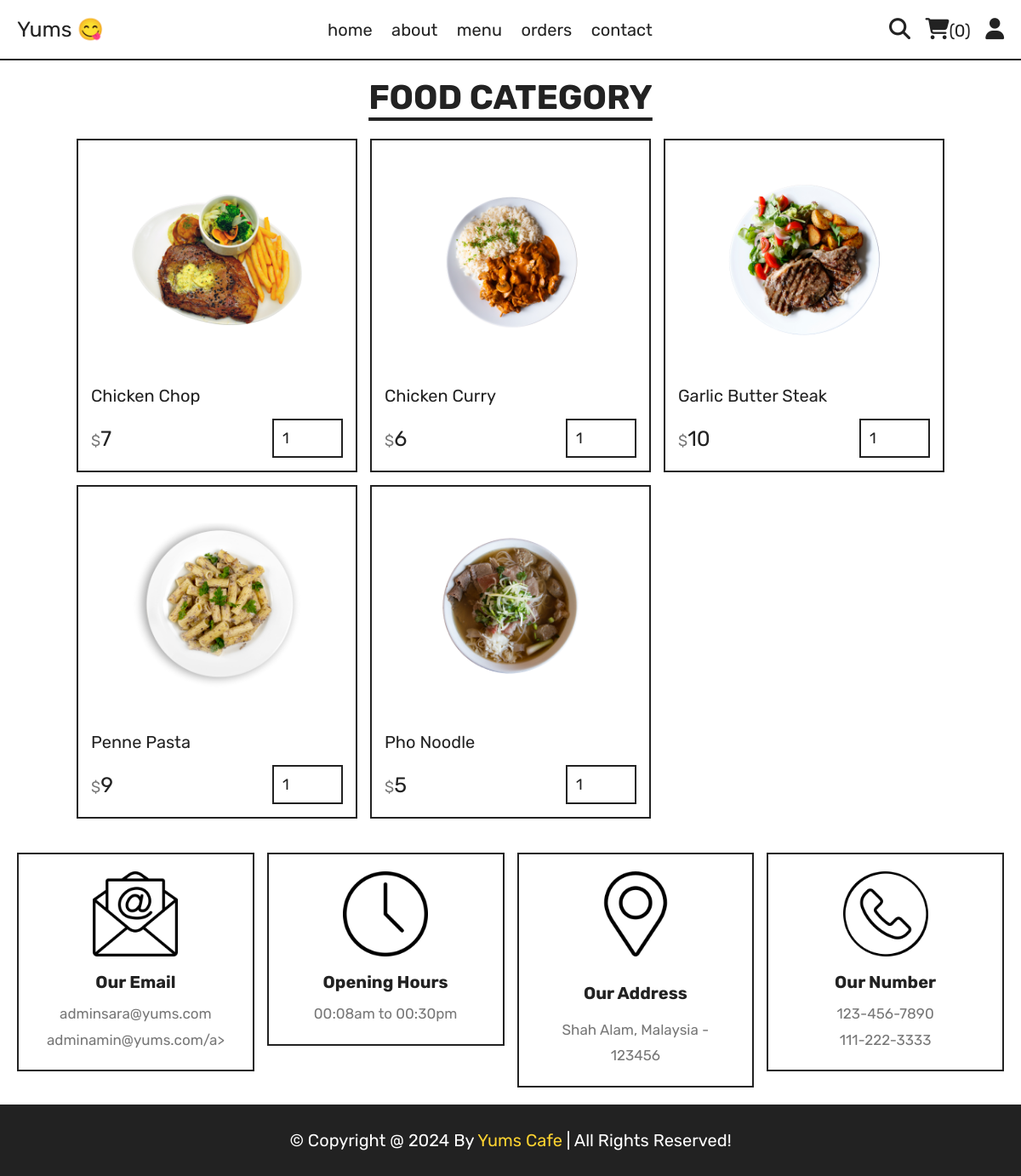
The app's page /category.php?category=main dish with its own data.
### tables this page shows
CREATE TABLE `products` (
  `id` int(100) NOT NULL,
  `name` varchar(100) NOT NULL,
  `category` varchar(100) NOT NULL,
  `price` int(10) NOT NULL,
  `image` varchar(100) NOT NULL
);

### category.php (the view, shortened to what this page needs)
<?php
include 'components/connect.php';
?>
<!DOCTYPE html>
<html lang="en">
<head>
   <link rel="stylesheet" href="https://cdnjs.cloudflare.com/ajax/libs/font-awesome/6.1.1/css/all.min.css">
   <link rel="stylesheet" href="css/style.css">
</head>
<body>
<?php include 'components/user_header.php'; ?>
<section class="products">
   <h1 class="title">food category</h1>
   <div class="box-container">
      <?php
         $category = $_GET['category'];
         $select_products = $conn->prepare("SELECT * FROM `products` WHERE category = ?");
         $select_products->execute([$category]);
         if($select_products->rowCount() > 0){
            while($fetch_products = $select_products->fetch(PDO::FETCH_ASSOC)){
      ?>
      <form action="" method="post" class="box">
         <img src="uploaded_img/<?= $fetch_products['image']; ?>" alt="">
         <div class="name"><?= $fetch_products['name']; ?></div>
         <div class="flex">
            <div class="price"><span>$</span><?= $fetch_products['price']; ?></div>
            <input type="number" name="qty" class="qty" min="1" max="99" value="1" maxlength="2">
         </div>
      </form>
      <?php
            }
         }else{
            echo '<p class="empty">no products added yet!</p>';
         }
      ?>
   </div>
</section>
<?php include 'components/footer.php'; ?>
</body>
</html>

### css/style.css (style rules this page uses)
:root { --yellow:#fed330; --red:#e74c3c; --white:#fff; --black:#222; --light-color:#777; --border:.2rem solid var(--black); }
* { font-family: 'Rubik', sans-serif; margin:0; padding:0; box-sizing: border-box; outline: none; border: none; text-decoration: none; }
html { font-size: 62.5%; overflow-x: hidden; scroll-behavior: smooth; stop-opacity: 7rem; }
section { margin:0 auto; max-width: 1200px; padding:2rem; }
.title { text-align: center; margin-bottom: 2.5rem; font-size: 4rem; color:var(--black); text-transform: uppercase; text-decoration: underline; text-underline-offset: 1rem; }
.products .box-container { display: grid; grid-template-columns: repeat(auto-fit, 33rem); justify-content: center; align-items: flex-start; gap:1.5rem; }
.products .box-container .box { border:var(--border); padding:1.5rem; position: relative; overflow: hidden; }
.products .box-container .box img { height: 25rem; width: 100%; object-fit: contain; margin-bottom: 1rem; }
.products .box-container .box .name { font-size: 2rem; color:var(--black); margin:1rem 0; }
.products .box-container .box .flex { display: flex; align-items: center; gap:1rem; margin-top: 1.5rem; }
.products .box-container .box .flex .price { margin-right: auto; font-size: 2.5rem; color:var(--black); }
.products .box-container .box .flex .price span { color:var(--light-color); font-size: 1.8rem; }
.products .box-container .box .flex .qty { padding:1rem; border:var(--border); font-size: 1.8rem; color:var(--black); }

### records on screen
products: image (picture), name "Chicken Chop", price "7"
products: image (picture), name "Chicken Curry", price "6"
products: image (picture), name "Garlic Butter Steak", price "10"
products: image (picture), name "Penne Pasta", price "9"
products: image (picture), name "Pho Noodle", price "5"

### other values on screen
$total_cart_items "0"
